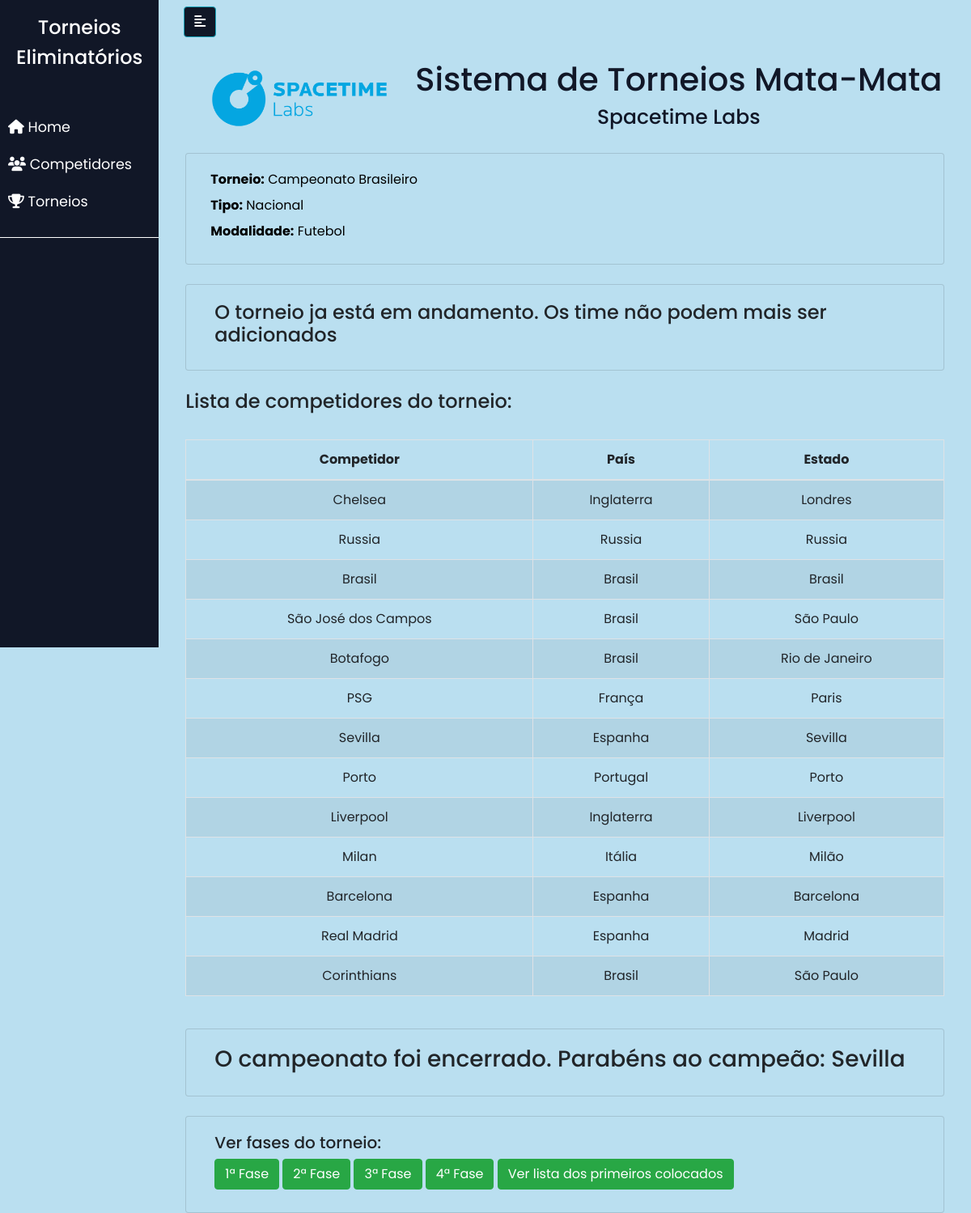
/torneio/exibir_torneio/1/, run on the app's committed database.
### torneio/models.py (models this page shows, shortened)
class Torneio(models.Model):
    nome_torneio = models.CharField(max_length=120)
    tipo_torneio = models.CharField(max_length=50)
    modalidade = models.CharField(max_length=120)
    competidor = models.ManyToManyField(Competidor)
    em_andamento = models.BooleanField(default=False)
    def get_ultima_rodada(self):
        return (
            self.partida_set.all().aggregate(Max("num_rodada")).get("num_rodada__max")
        )
    def get_total_competidores(self):
        return self.competidor.all().count()
    def pode_iniciar_torneio(self):
        return self.get_total_competidores() > 1 and not self.em_andamento
    def get_lista_rodadas(self, acrescenta_um=False):
        ultima_rodada = self.get_ultima_rodada()
        if acrescenta_um:
            ultima_rodada = ultima_rodada + 1
        rodadas = None
        if ultima_rodada != None:
            rodadas = zip(list(range(1, ultima_rodada + 1)))
        return rodadas
    def get_total_rodadas(self):
        total_competidores = self.get_total_competidores()
        total_rodadas = 0
        if total_competidores != 0:
            total_rodadas = math.log(total_competidores, 2)
            if not total_rodadas.is_integer():
                total_rodadas = int(total_rodadas) + 1
        return total_rodadas
    def get_finalistas(self):
        ultima_rodada = self.get_ultima_rodada()
        total_rodadas = self.get_total_rodadas()
        disputa1e2 = None
        disputa3e4 = None
        if ultima_rodada == total_rodadas:
            partidas = self.partida_set.all()
            final = partidas.filter(num_rodada=ultima_rodada)
            if total_rodadas > 1:
                semifinal = partidas.filter(num_rodada=ultima_rodada - 1)
                final1e2 = semifinal.values_list("vencedor__id", flat=True)
                disputa1e2 = final.filter(
                    Q(competidor1=final1e2[0]) | Q(competidor2=final1e2[0])
                ).first()
                disputa3e4 = final.filter(
                    ~Q(competidor1=final1e2[0]), ~Q(competidor2=final1e2[0])
                ).first()
            else:
                disputa1e2 = final.first()
        return disputa1e2, disputa3e4

class Partida(models.Model):
    torneio = models.ForeignKey(
        Torneio,
        related_name="partida_set",
        verbose_name="Torneio",
        on_delete=models.CASCADE,
    )
    competidor1 = models.ForeignKey(
        Competidor,
        related_name="Partida_competidor1",
        verbose_name="Competidor1",
        on_delete=models.CASCADE,
        null=True,
        blank=True,
    )
    competidor2 = models.ForeignKey(
        Competidor,
        related_name="Partida_competidor2",
        verbose_name="Competidor2",
        on_delete=models.CASCADE,
        null=True,
        blank=True,
    )
    vencedor = models.ForeignKey(
        Competidor,
        related_name="Partida_vencedor",
        verbose_name="Vencedor",
        on_delete=models.CASCADE,
        null=True,
        blank=True,
    )
    num_rodada = models.IntegerField(
        verbose_name="Numero da Rodada", null=True, blank=True
    )

### competidor/models.py (models this page shows)
class Competidor(models.Model):
    nome_competidor = models.CharField(max_length=120)
    pais = models.CharField(max_length=120)
    estado = models.CharField(max_length=120)
    class Meta:
        ordering = ["-id"]
    def __str__(self):
        return self.nome_competidor

### torneio/views.py (the view)
# urls.py: path("torneio/exibir_torneio/<int:pk>/", view_torneio, name="exibir_torneio"),
def view_torneio(request, pk):
    context = {}
    torneio = get_object_or_404(Torneio, pk=pk)
    context["torneio"] = torneio
    context["competidores"] = torneio.competidor.all()
    form = AddCompetidorForm(request.POST or None, instance=torneio)
    if form.is_valid():
        form.save()
        form = AddCompetidorForm()
    (
        context["disputa1e2"],
        context["disputa3e4"],
    ) = torneio.get_finalistas()  # Função do models
    context["form"] = form
    return render(request, "exibir_torneio.html", context)

### torneio/templates/exibir_torneio.html (shortened to what this page needs)
{% extends 'base.html' %}
{% load widget_tweaks %}
{% load bootstrap4 %}
{% load crispy_forms_tags %}
{% block content %}
<body>
    <div class="card card-body" style="background-color: #badff0">
        <div class="container-fluid">
            <div class="well">
                <div class="form-row">
                    <p><b>Torneio:</b> {{ torneio.nome_torneio }}</p>
                </div>
                <div class="form-row">
                    <p><b>Tipo:</b> {{ torneio.tipo_torneio }}</p>
                </div>
                <div class="form-row">
                    <p><b>Modalidade:</b> {{ torneio.modalidade }}</p>
                </div>
            </div>
        </div>
    </div>
    {% if torneio.em_andamento %}
    <div class="card card-body" style="background-color: #badff0">
        <div class="container-fluid">
            <div class="well">
                <h4>O torneio ja está em andamento. Os time não podem mais ser adicionados</h4>
            </div>
        </div>
    </div>
    {% else %}
        <form method="post">
            {% csrf_token %}
            {{ form|crispy }}
            <button type="submit" class="btn btn-primary">Cadastrar</button>
        </form>
    {% endif %}
        <h4>Lista de competidores do torneio:</h4>
    <table id="datatable" class="table table-striped table-bordered">
        <thead>
          <tr>
            <th style="text-align: center">Competidor</th>
            {% if not torneio.em_andamento %}
                <th style="text-align: center">Excluir</th>
            {% else %}
                <th style="text-align: center">País</th>
                <th style="text-align: center">Estado</th>
            {% endif %}
          </tr>
        </thead>
        <tbody>
          {% for competidor in competidores %}
            <tr>
                <td style="text-align: center">{{ competidor.nome_competidor }}</td>
                {% if not torneio.em_andamento %}
                    <td >
                        <div class="text-center">
                            <a class="btn btn-outline-danger" href="/torneio/{{ torneio.pk }}/del_competidor_torneio/{{ competidor.pk }}" data-toggle="tooltip" data-placement="bottom" title="Deletar o Torneio">
                                <i class="fa fa-trash-o"></i>
                            </a>
                        </div>
                    </td>
                {% else %}
                    <td style="text-align: center">{{ competidor.pais }}</td>
                    <td style="text-align: center">{{ competidor.estado }}</td>
                {% endif %}
            </tr>
          {% endfor %}
        </tbody>
    </table>
    {% if disputa1e2 != None%}
            <div class="card card-body" style="background-color: #badff0">
                <div class="container-fluid">
                    <div class="well">
                        <h3>O campeonato foi encerrado. Parabéns ao campeão: {{ disputa1e2.vencedor }}</h3>
                    </div>
                </div>
            </div>
    {% endif %}
    <div class="card card-body" style="background-color: #badff0">
        <div class="container-fluid">
            <div class="well">
                <h5>Ver fases do torneio:</h5>
                {% if torneio.pode_iniciar_torneio %}
                    <a class="btn btn-success" href="/torneio/iniciar_torneio/{{ torneio.pk }}" aria-label="Left Align">
                        Iniciar Torneio
                    </a>
                {% else %}
                    {% for rodada in torneio.get_lista_rodadas %}
                    <a class="btn btn-success" href="/torneio/{{ torneio.pk }}/ver_partidas_da_rodada/{{ rodada.0 }}" role="button"
                        style = "margin-bottom: .5rem;">{{ rodada.0 }}ª Fase</a>
                    {% endfor %}
                {% endif %}
                {% if disputa1e2 != None %}
                    {% if disputa3e4 != None %}
                        {% if disputa1e2.vencedor != None and disputa3e4.vencedor != None %}
                            <a class="btn btn-success" href="/torneio/{{ torneio.pk }}/listar_4_primeiros/" role="button" style = "margin-bottom: .5rem;">
                                Ver lista dos primeiros colocados
                            </a>
                        {% endif %}
                    {% else %}
                        {% if disputa1e2.vencedor != None %}
                            <a class="btn btn-success" href="/torneio/{{ torneio.pk }}/listar_4_primeiros/" role="button" style = "margin-bottom: .5rem;">
                                Ver lista dos primeiros colocados
                            </a>
                        {% endif %}
                    {% endif %}
                {% endif %}
            </div>
        </div>
    </div>
</body>
{% endblock %}

### templates/base.html (shortened to what this page needs)
{% load static %}
<!DOCTYPE html>
<html>
    <head>
        <link rel="stylesheet" href="https://stackpath.bootstrapcdn.com/bootstrap/4.1.0/css/bootstrap.min.css">
        <link rel="stylesheet" href="{% static 'css/styles.css' %}">
        <link rel="stylesheet" href="https://cdnjs.cloudflare.com/ajax/libs/malihu-custom-scrollbar-plugin/3.1.5/jquery.mCustomScrollbar.min.css">
    </head>
    <body>
        <link rel="stylesheet" href="https://cdnjs.cloudflare.com/ajax/libs/malihu-custom-scrollbar-plugin/3.1.5/jquery.mCustomScrollbar.min.css">
        <div class="wrapper">
            <nav id="sidebar">
                <div class="sidebar-header">
                    <h4 style='text-align:center'>Torneios</h4>
                    <h4 style='text-align:center'>Eliminatórios</h4>
                </div>
                <ul class="list-unstyled components">
                    <li class="active">
                            <a href="{% url 'home' %}">
                                <i class="fas fa-home"></i>
                                Home
                            </a>
                        <a href="/competidor/buscar_competidor">
                            <i class="fas fa-users"></i>
                            Competidores
                        </a>
                        <a href="/torneio/buscar_torneio">
                            <i class="fas fa-trophy"></i>
                            Torneios
                        </a>
                    </li>
                </ul>
            </nav>
            <div id="content">
                <nav class="navbar navbar-expand-lg" style="background-color: #badff0">
                    <div class="container-fluid">
                        <button type="button" id="sidebarCollapse" class="btn btn-info" style="background-color: #111727">
                            <i class="fas fa-align-left"></i>
                        </button>
                    </div>
                </nav>
                <div class="main">
                    <table id="cabecalho">
                          <tr>
                            <th style="width:30%">
                                <div class="img_center">
                                    <img src="{% static 'images/STL_LogoSkyBlue.png' %}" width="100%" height="100%"/>
                                </div>
                            </th>
                            <th style="width:70%">
                                <h1 style="font-size:40px;">Sistema de Torneios Mata-Mata</h1>
                                <h2 style="font-size:25px;">Spacetime Labs</h2>
                            </th>
                          </tr>
                    </table>
                    {% block content %}{% endblock %}
                </div>
            </div>
        </div>
    </body>
</html>

### static/css/styles.css (style rules this page uses)
h1 { color: #111727; text-align: center; }
h2 { color: #111727; text-align: center; }
.main { margin-left: 0px; padding: 0px 33px; }
.wrapper { display: flex; width: 100%; }
#sidebar { width: 250px; height: 100vh; top: 0; left: 0; z-index: 999; background-color: #111727; color: #fff; transition: all 0.3s; }
body { font-family: 'Poppins', sans-serif; background: #badff0; }
p { font-family: 'Poppins', sans-serif; font-size: 1.1em; font-weight: 300; line-height: 1.7em; color: #000000; }
a, a:hover, a:focus { color: inherit; text-decoration: none; transition: all 0.3s; }
#sidebar { background-color: #111727; color: #fff; transition: all 0.3s; }
#sidebar .sidebar-header { padding: 20px; background: #111727; }
#sidebar ul.components { padding: 20px 0; border-bottom: 1px solid #ffffff; }
#sidebar ul li a { padding: 10px; font-size: 1.1em; display: block; }
#sidebar ul li.active > a, a[aria-expanded="true"] { color: #fff; background: #111727; }
#sidebar ul li a { text-align: left; }

### torneio/templates/exibir_torneio.html (style rules this page uses)
p { margin-bottom: .5rem; font-size: 1rem; font-weight: 400; line-height: 1.5; text-align: left; }

### data on the page
Torneio: nome_torneio "Campeonato Brasileiro", tipo_torneio "Nacional", modalidade "Futebol"
Competidor: nome_competidor "Chelsea", pais "Inglaterra", estado "Londres"
Competidor: nome_competidor "Russia", pais "Russia", estado "Russia"
Competidor: nome_competidor "Brasil", pais "Brasil", estado "Brasil"
Competidor: nome_competidor "São José dos Campos", pais "Brasil", estado "São Paulo"
Competidor: nome_competidor "Botafogo", pais "Brasil", estado "Rio de Janeiro"
Competidor: nome_competidor "PSG", pais "França", estado "Paris"
Competidor: nome_competidor "Sevilla", pais "Espanha", estado "Sevilla"
Competidor: nome_competidor "Porto", pais "Portugal", estado "Porto"
Competidor: nome_competidor "Liverpool", pais "Inglaterra", estado "Liverpool"
Competidor: nome_competidor "Milan", pais "Itália", estado "Milão"
Competidor: nome_competidor "Barcelona", pais "Espanha", estado "Barcelona"
Competidor: nome_competidor "Real Madrid", pais "Espanha", estado "Madrid"
Competidor: nome_competidor "Corinthians", pais "Brasil", estado "São Paulo"
Partida: vencedor "Sevilla"

### other printed values
{{ rodada.0 }} "1" "2" "3" "4"
